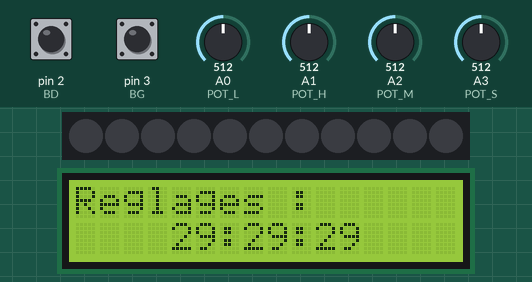
Recording of a sketch running on a simulated Arduino Uno, built with avr-gcc and run on an emulated ATmega328P. Shown: 11 RGB LEDs in strip order, left to right, 16×2 character LCD. The inputs (shaded band) are chosen by the test bench; at power-on: pin 3 (BG) HIGH, pin 2 (BD) HIGH, A1 (POT_H) = 512, A2 (POT_M) = 512, A3 (POT_S) = 512, A0 (POT_L) = 512. Colours are those a GRB WS2812 strip shows for the declared byte order.

Above: at 2.4 s.
2.5 s: pin 3 (BG) pulled LOW for 1 s
At 3.45 s:
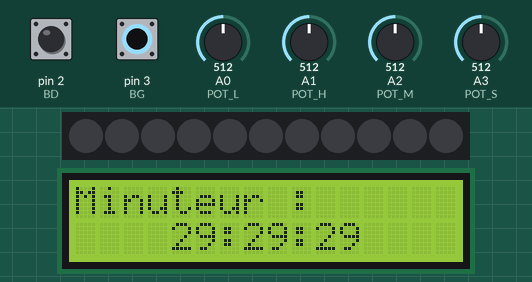
4.1 s: pin 2 (BD) pulled LOW for 1 s
At 5.2 s:
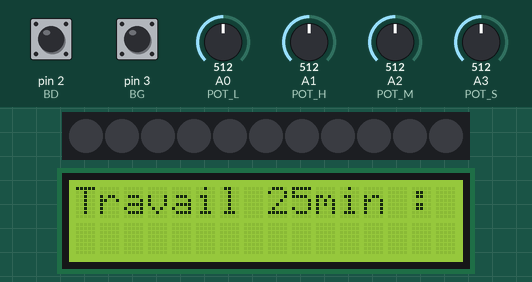
8.1 s: A1 (POT_H) set to 716
At 8.34 s:
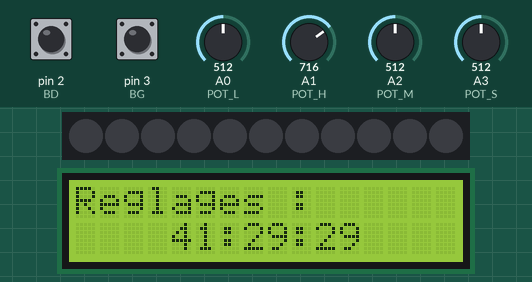
9.6 s: A2 (POT_M) set to 716
At 10.4 s:
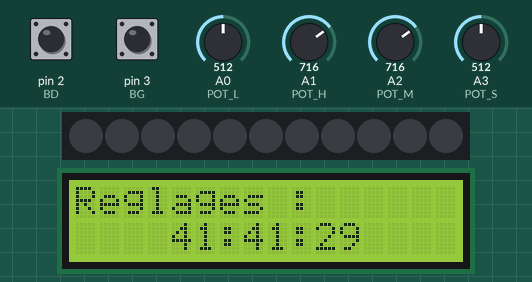
11.1 s: A3 (POT_S) set to 716
At 12.4 s:
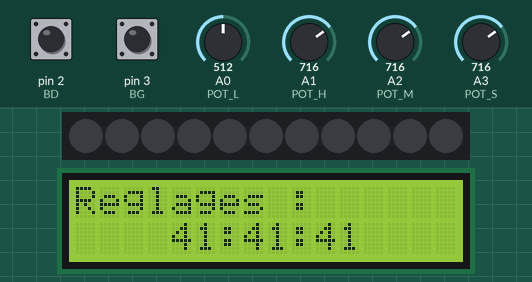
13.1 s: A1 (POT_H) set to 992
At 14.4 s:
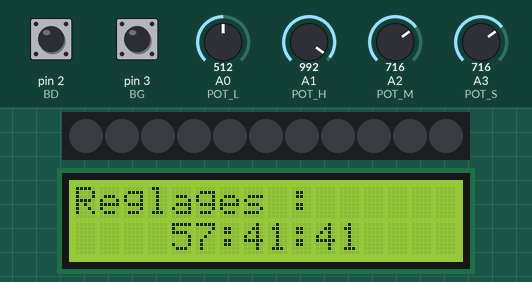
Timing chart, 0 to 16.1 s (numbered marks = the images above; inputs shaded):
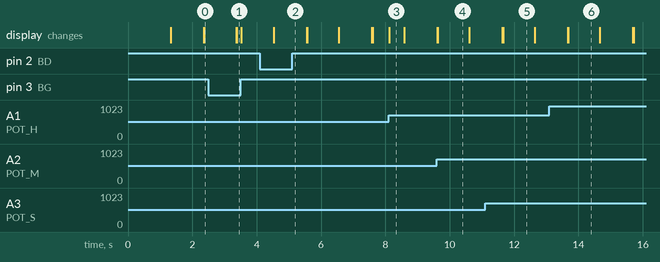

The sketch:

projet_timer.ino
```cpp
#include <LiquidCrystal_I2C.h>
#include <FastLED.h>
#include "FastLED_RGBW.h"
#include "projet_timer.h"

// "Création" des leds
CRGBW leds[NB_LEDS];
CRGB *ledsRGB = (CRGB *) &leds[0];

// "Création" de l'écran LCD
LiquidCrystal_I2C lcd(0x27, 16, 2);

void setup() {

  // Serial.begin(9600);

  // Réglages des boutons en PULLUP
  pinMode(BG, INPUT_PULLUP);
  pinMode(BD, INPUT_PULLUP);

  // Initialisation des Leds
  FastLED.addLeds<WS2812B, LED_DATA_PIN, RGB>(ledsRGB, getRGBWsize(NB_LEDS));
  // FastLED.setBrightness(50);

  FastLED.clear(true);

  // Initialisation de l'écran LCD
  lcd.init();
  lcd.backlight();

  // Petit bonjour
  show_title("Bonjour !");

  delay(1200);

  show_title(INACTIVE_TITLE);

}

void loop() {
  /*
  Différents modes :
  Mode inactif (arc en ciel)  : 0
  Mode Minuteur               : 1
  Mode Chronomètre            : 2
  Mode Pomodoro               : 3
*/
  static uint8_t mode = 0;
  static bool pause = false;

  static uint8_t potL;

  // Instant où un minuteur a été lancé (en ms)
  static uint32_t t0;
  // Durée d'un minuteur (constante)
  static uint32_t duration;

  // Instant où le bouton gauche a été pressé pour la dernière fois
  static uint32_t last_press_BG = 0;
  // Instant où le bouton gauche a été pressé pour la dernière fois
  static uint32_t last_press_BD = 0;

  // static uint8_t bg_color[4] = {0, 0, 0, 0};  // Pas utiles je crois, juste mettre la couleur par rapport aux constantes, ça fait moins de paramètres et ça fait la même chose

  // Serial.println(duration);

  // show_time(potH, potM, potS);

  update_brightness(&potL);
  FastLED.setBrightness(potL);
  FastLED.show();


  if (!pause){
    not_paused(&mode, &pause, &last_press_BG, &last_press_BD, &duration, &t0);
  } else {
    paused(&mode, &pause, &last_press_BG, &last_press_BD, &t0, duration);
  }

}

void not_paused(uint8_t *md, bool *p, uint32_t *lpress_BG, uint32_t *lpress_BD, uint32_t *dur, uint32_t *t){

  static uint8_t fg_color[4] = {0, 0, 0, 0};  // Peut-être plutôt laisser seulement fg_color mais en le modifiant : on le transforme en tableau de tableau (avec chaque constante à l'indice de chaque mode)

  // S'execute quand le mode n'est pas mis en pause
  switch(*md){
    case 0: // mode Inactif
      mode_0(md, lpress_BG, lpress_BD, fg_color, dur, t);
      break;

    case 1: // minuteur
    case 3:
    case 4:
      mode_timer(md, p, lpress_BG, lpress_BD, fg_color, dur, t);
      break;

    case 2:
      mode_2(md, p, lpress_BG, lpress_BD, dur, *t);
      break;

  }
}

void paused(uint8_t *md, bool *p, uint32_t *lpress_BG, uint32_t *lpress_BD, uint32_t *t, uint32_t duration){
  // Créer une fonction paused

  switch(*md){ // En fonction du mode, si on appuie sur un certain bouton, on remet le mode en route. On remet aussi sa couleur d'arrière-plan
    case 1:
      *t = millis();
      if (BD_pressed(lpress_BD)){

        // change_background_color(*md);
        *p = false;

        show_title(SIMPLE_TIMER_TITLE);
      } else if (BG_pressed(lpress_BG)){
        *p = false;
        to_mode_0(md);
      }
      break;
    case 2:
      rainbow();
      if (BD_pressed(lpress_BD)){
        // change_background_color(*md);
        *p = false;

        *t = millis() - duration * 1000;

        show_title(CHRONOMETER_TITLE);
      } else if (BG_pressed(lpress_BG)){
        *p = false;
        to_mode_0(md);
      }
      break;

    case 3:

      *t = millis();
      if (BG_pressed(lpress_BG)){
        // change_background_color(*md);
        *p = false;

        show_title(POMODORO_WORK_TITLE);
      } else if (BD_pressed(lpress_BD)){
        *p = false;
        to_mode_0(md);
      }
      break;

    case 4:
      *t = millis();
      if (BG_pressed(lpress_BG)){
        // change_background_color(*md);
        *p = false;

        show_title(POMODORO_REST_TITLE);
      } else if (BD_pressed(lpress_BD)){
        *p = false;
        to_mode_0(md);
      }
      break;
  }
}

void to_pause(bool *p, uint32_t *dur, uint32_t *tl){ // Peut-être mettre une couleur pour la pause
  // Met le mode en pause
  /*
  tl :  correspond au temps restant du minuteur
        Si le mode est le mode chronomètre, il correspond au temps déjà passé et dur ne correspond à rien

  */
  uint8_t h;
  uint8_t m;
  uint8_t s;

  *p = true;

  // Quand on va quitter le mode pause, on va relancer un nouveau minuteur avec une durée égale au temps qu'il restait
  *dur = *tl;


  show_title("En pause...");

  convert_HMS(*tl, &h, &m, &s);
  show_time(h, m, s);

}


void to_mode_timer(uint8_t *md, uint8_t h, uint8_t m, uint8_t s, uint8_t n_md, uint8_t fg_col[4], uint32_t *dur, uint32_t *t){
  // Fait passer le mode dans un mode minuteur (simple : 1, pomodoro (travail) : 3, pomodoro (repos))

  *md = n_md;
  change_background_color(n_md);

  switch(n_md){
    // Si on passe en mode minuteur simple
    case 1:
      set_colors(fg_col, FG_COLOR_RED_SIMPLE_TIMER, FG_COLOR_GREEN_SIMPLE_TIMER, FG_COLOR_BLUE_SIMPLE_TIMER, FG_COLOR_WHITE_SIMPLE_TIMER);

      show_title(SIMPLE_TIMER_TITLE);

      *dur = get_duration(h, m, s);

      break;

    // Si on passe en mode Pomodoro (travail)
    case 3:
      set_colors(fg_col, FG_COLOR_RED_POMODORO_WORK, FG_COLOR_GREEN_POMODORO_WORK, FG_COLOR_BLUE_POMODORO_WORK, FG_COLOR_WHITE_POMODORO_WORK);

      show_title(POMODORO_WORK_TITLE);

      *dur = get_duration(0, 25, 0);

      delay(1000);    // Peut-être mettre le changement de couleur avant le délai, voire enlever le délai

      break;

    // Si on passe en mode pomodoro (repos)
    case 4:
      set_colors(fg_col, FG_COLOR_RED_POMODORO_REST, FG_COLOR_GREEN_POMODORO_REST, FG_COLOR_BLUE_POMODORO_REST, FG_COLOR_WHITE_POMODORO_REST);

      show_title(POMODORO_REST_TITLE);

      *dur = get_duration(0, 5, 0);

      delay(1000);

      break;
  }

  // *t = init_timer(*md, *dur, fg_col);
  change_background_color(*md);

  // renvoie t0 (moment où on lance le timer)
  *t = millis();

}

void mode_timer(uint8_t *md, bool *p, uint32_t *lpress_BG, uint32_t *lpress_BD, uint8_t fg_col[4], uint32_t *dur, uint32_t *t){
  // S'execute quand on est dans un mode minuteur (simple, pomodoro (travail) ou pomodoro (repos))

  // Temps restant d'un minuteur
  static uint32_t t_left;

  // Nombre de leds à allumer à gauche (barre de chargement)
  static uint8_t leds_left;
  // Nombre de leds déjà allumées
  static uint8_t nb_leds_on = 0;

  uint8_t h;
  uint8_t m;
  uint8_t s;

  // Temps restant
  t_left = *dur - ((millis() - *t) / 1000);

  // Si le minuteur est terminé
  if (t_left > 216000){ // Faire attention (peut-être mettre un > 216 000 parce que c'est un unsigned int (uint32_t))
    nb_leds_on = 0;
    switch(*md){
      case 1: // Mode minuteur simple
      case 4: // Mode pomodoro (repos)
        to_mode_0(md); // On repasse en mode inactif
        break;

      case 3: // Mode pomodoro (travail)
        to_mode_timer(md, 0, 5, 0, 4, fg_col, dur, t); // On passe en mode pomodoro (repos)
        break;


    }

  } else if (BG_pressed(lpress_BG)){ // Si on appuie sur le bouton gauche
    switch(*md){
      case 1: // Mode minuteur simple
        nb_leds_on = 0;
        to_mode_0(md);
        break;

      case 3: // Mode pomodoro (travail)
      case 4: // Mode pomodoro (repos)
        // Pause
        to_pause(p, dur, &t_left);
        break;


    }
  } else if (BD_pressed(lpress_BD)){ // Si on appuie sur le bouton droit

    switch(*md){
      case 1: // Mode minuteur simple
        // Pause
        to_pause(p, dur, &t_left);
        break;

      case 3: // Mode pomodoro (travail)
      case 4: // Mode pomodoro (repos)
        nb_leds_on = 0;
        to_mode_0(md);
        break;
    }

  } else {  // Sinon, on affiche le temps restant

      convert_HMS(t_left, &h, &m, &s);
      show_time(h, m, s);

    // Nombre de leds à allumer à gauche (barre de chargement)
    leds_left = map(*dur - t_left, 0, *dur, 0, NB_LEDS);

    if (leds_left > nb_leds_on){
      for (int i = nb_leds_on; i < leds_left; i++){
        leds[i] = CRGBW(fg_col[0], fg_col[1], fg_col[2], fg_col[3]);
      }
      nb_leds_on = leds_left;
      FastLED.show();
    }
  }
}

void to_mode_0(uint8_t *md){
  *md = 0;

  show_title(INACTIVE_TITLE);
}

void mode_0(uint8_t *md, uint32_t *lpress_BG, uint32_t *lpress_BD, uint8_t fg_col[4], uint32_t *dur, uint32_t *t){
  // S'exécute quand le mode est en mode inactif

  static uint8_t potH;    // à mettre dans not_paused si on s'en sert dans un autre mode
  static uint8_t potM;
  static uint8_t potS;

  update_HMS(&potH, &potM, &potS); // Peut-être directement mettre les variables dans mode_0 parce qu'on en a pas besoin pour les autres modes

  rainbow();

  show_time(potH, potM, potS);

  if (BG_pressed(lpress_BG)){
    // Pomodoro
    to_mode_timer(md, potH, potM, potS, 3, fg_col, dur, t);

  } else if (BD_pressed(lpress_BD)){
    if (duration_null(potH, potM, potS)){
      // Chronomètre
      to_mode_2(md, t);
    } else {
      // Minuteur
      to_mode_timer(md, potH, potM, potS, 1, fg_col, dur, t);
    }
  }

}

void to_mode_2(uint8_t *md, uint32_t *t){
  // Passe le mode en mode chronomètre
  *md = 2;
  *t = millis();

  show_title(CHRONOMETER_TITLE);


}

void mode_2(uint8_t *md, bool *p, uint32_t *lpress_BG, uint32_t *lpress_BD, uint32_t *dur, uint32_t t0){
  // Peut-être plutôt une variable statique pour la durée passé parce qu'elle est pas censé être modifiée en dehors de cette fonction

  static uint8_t i;
  static uint32_t last_color_change = 0;

  uint8_t h;
  uint8_t m;
  uint8_t s;

  rainbow();

  if ((millis() - last_color_change) > 100){
    last_color_change = millis();
    i = (i + 1) % NB_LEDS;
    leds[i] = CRGBW(255, 255, 255, 255);


  }

  // Temps passé depuis le début
  *dur = (millis() - t0) / 1000;

  if (BG_pressed(lpress_BG)){ // Si on appuie sur le bouton gauche
    to_mode_0(md);


  } else if (BD_pressed(lpress_BD)){ // Si on appuie sur le bouton droit
    // Pause
    to_pause(p, 0, dur);


  } else {  // Sinon, on affiche le temps restant
    convert_HMS(*dur, &h, &m, &s);
    show_time(h, m, s);
  }


}

void rainbow(){
  uint16_t beatA = beatsin16(30, 0, 255);
  uint16_t beatB = beatsin16(20, 0, 255);
  fill_rainbow(leds, NB_LEDS, (beatA + beatB) / 2, 8);

  FastLED.show();
}

void fill_color(uint8_t r, uint8_t g, uint8_t b, uint8_t w){
  uint8_t i;
  for (i = 0; i < NB_LEDS; i++){
      leds[i] = CRGBW(r, g, b, w);
  }

  FastLED.show();
}

void change_background_color(uint8_t mode){   // Peut-être demander les couleurs directement en paramètre plutôt que le mode (ça évite de mettre un switch), après c'est juste un fill color donc peut-être le mettre directement sans fonction
  // Change la couleur d'arrière plan des leds en fonction du mode
  switch (mode){
    case 1:
      fill_color(BG_COLOR_RED_SIMPLE_TIMER, BG_COLOR_GREEN_SIMPLE_TIMER, BG_COLOR_BLUE_SIMPLE_TIMER, BG_COLOR_WHITE_SIMPLE_TIMER);
      break;

    case 3:
      fill_color(BG_COLOR_RED_POMODORO_WORK, BG_COLOR_GREEN_POMODORO_WORK, BG_COLOR_BLUE_POMODORO_WORK, BG_COLOR_WHITE_POMODORO_WORK);
      break;

    case 4:
      fill_color(BG_COLOR_RED_POMODORO_REST, BG_COLOR_GREEN_POMODORO_REST, BG_COLOR_BLUE_POMODORO_REST, BG_COLOR_WHITE_POMODORO_REST);
      break;

  }
}

void set_colors(uint8_t colors[4], uint8_t r, uint8_t g, uint8_t b, uint8_t w){
  // Change la valeur des composantes d'un tableau de couleurs
  colors[0] = r;
  colors[1] = g;
  colors[2] = b;
  colors[3] = w;
}

void update_brightness(uint8_t *l){
  // Actualise la valeur de la luminosité (ne fait pas le changement)
  unsigned short br = map(analogRead(POT_L), 32, 1023, 0, 255);

  if (br > 255){
    br = 0;
  }

  *l = br;

}

void update_HMS(uint8_t *h, uint8_t *m, uint8_t *s){
  // Met à jour les valeurs des potentiomètres
  *h = map(analogRead(POT_H), 0, 1023, 0, 59);
  *m = map(analogRead(POT_M), 0, 1023, 0, 59);
  *s = map(analogRead(POT_S), 0, 1023, 0, 59);
}

void convert_HMS(uint32_t tl, uint8_t *h, uint8_t *m, uint8_t *s){
  // Convertit un nombre de secondes en heures, minutes et secondes
  *h = tl / 3600;
  tl = tl % 3600;

  *m = tl / 60;
  tl = tl % 60;

  *s = tl;

}

void show_time(uint8_t h, uint8_t m, uint8_t s){
  // Affiche le temps sous la forme hh:mm:ss en bas de l'écran LCD
  lcd.setCursor(4, 1);

  lcd.print(normalize_number(h));
  lcd.print(":");
  lcd.print(normalize_number(m));
  lcd.print(":");
  lcd.print(normalize_number(s));

}

void show_title(String title){
  // Affiche le nom du mode en haut de l'écran LCD
  lcd.clear();
  lcd.setCursor(0, 0);
  lcd.print(title);
}

uint32_t get_duration(uint8_t h, uint8_t m, uint8_t s){
  return (uint32_t) h * 3600 + m * 60 + s;
}

String normalize_number(uint8_t number){
  // Transforme les nombres pour qu'ils aient une longueur de 2 caractères
  String result;
  if (String(number).length() < 2) {
    result += "0";
  }
  result += String(number);

  return result;
}

bool BG_pressed(uint32_t *lpress_BG){
  // Renvoie true si le bouton est pressé et qu'on a attendu assez de temps
  bool result = (digitalRead(BG) && (millis() - *lpress_BG >= BUTTON_DELAY));
  if (result){
    *lpress_BG = millis();
  }

  return result;
}

bool BD_pressed(uint32_t *lpress_BD){
  bool result = (digitalRead(BD) && (millis() - *lpress_BD >= BUTTON_DELAY));
  if (result){
    *lpress_BD = millis();
  }

  return result;
}

bool duration_null(uint8_t h, uint8_t m, uint8_t s){
  return (h == 0 && m == 0 && s == 0);
}
```

FastLED_RGBW.h
```cpp
/* FastLED_RGBW
 *
 * Hack to enable SK6812 RGBW strips to work with FastLED.
 *
 * Original code by Jim Bumgardner (http://krazydad.com).
 * Modified by David Madison (http://partsnotincluded.com).
 *
*/

#ifndef FastLED_RGBW_h
#define FastLED_RGBW_h

struct CRGBW  {
	union {
		struct {
			union {
				uint8_t g;
				uint8_t green;
			};
			union {
				uint8_t r;
				uint8_t red;
			};
			union {
				uint8_t b;
				uint8_t blue;
			};
			union {
				uint8_t w;
				uint8_t white;
			};
		};
		uint8_t raw[4];
	};

	CRGBW(){}

	CRGBW(uint8_t rd, uint8_t grn, uint8_t blu, uint8_t wht){
		r = rd;
		g = grn;
		b = blu;
		w = wht;
	}

	inline void operator = (const CRGB c) __attribute__((always_inline)){
		this->r = c.r;
		this->g = c.g;
		this->b = c.b;
		this->white = 0;
	}
};

inline uint16_t getRGBWsize(uint16_t nleds){
	uint16_t nbytes = nleds * 4;
	if(nbytes % 3 > 0) return nbytes / 3 + 1;
	else return nbytes / 3;
}

void fill_rainbow( struct CRGBW * pFirstLED, int numToFill,
                  uint8_t initialhue,
                  uint8_t deltahue )
{
    CHSV hsv;
    hsv.hue = initialhue;
    hsv.val = 255;
    hsv.sat = 240;
    for( int i = 0; i < numToFill; i++) {
        pFirstLED[i] = hsv;
        hsv.hue += deltahue;
    }
}
#endif
```

Source omitted: projet_timer.h (5072 bytes)

Measured:
- after the input at 2.5 s, the display: first changes after 0.87 s (image 1 shows a later state)
- after the input at 4.1 s, the display: changes after 0.43 s (image 2)
- what the display in image 3 shows lasts 0.5 s, from 8.1 s to 8.6 s
- what the display in image 4 shows lasts 1.0 s, from 9.6 s to 10.6 s
